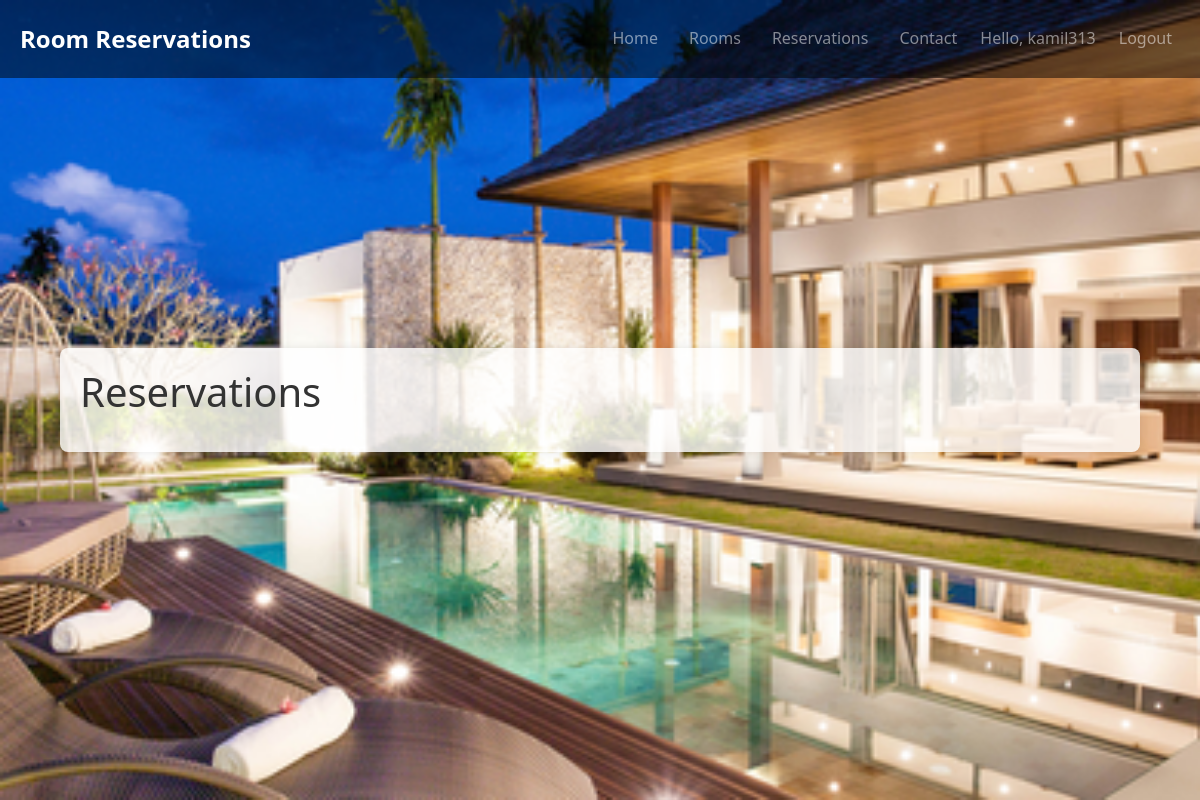
The app's page /reservations/ (signed in), older data.
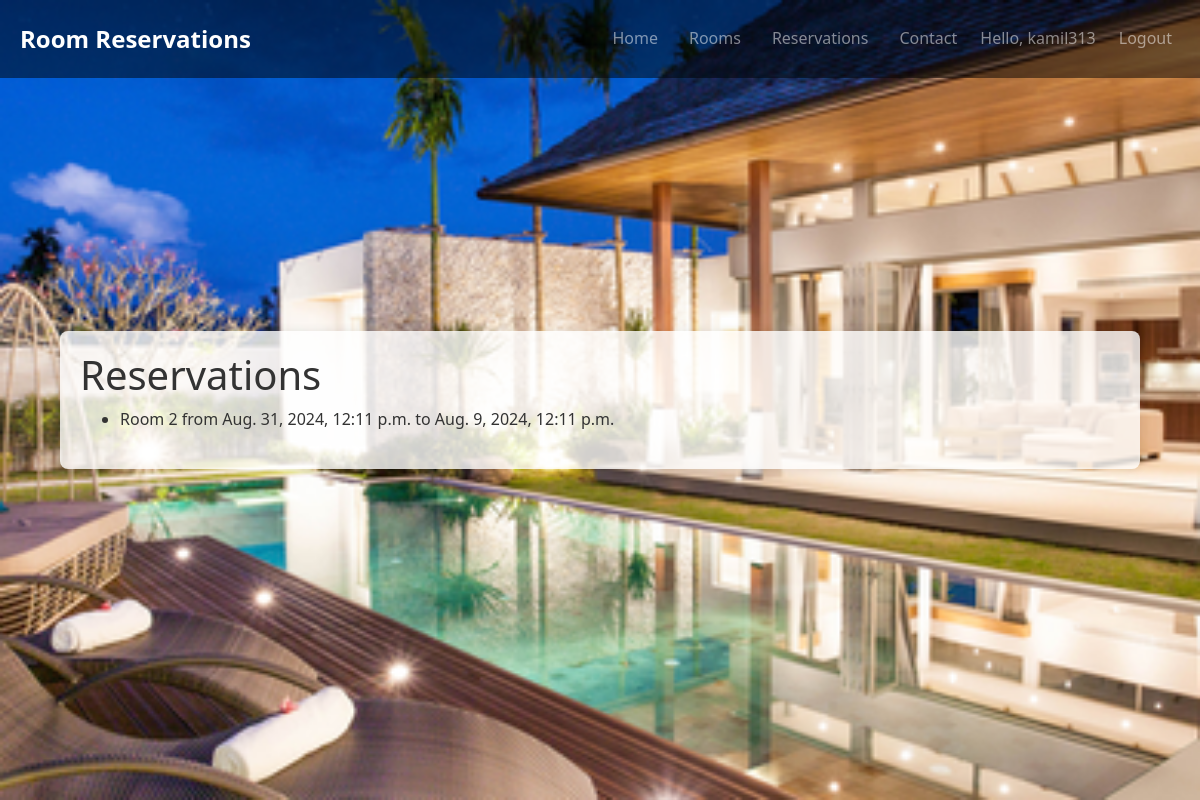
The same page, newer data.
### reservations/models.py (models this page shows, shortened)
class Reservation(models.Model):
    STATUS_CHOICES = (
        ('active', 'Active'),
        ('expired', 'Expired'),
        ('cancelled', 'Cancelled'),
    )
    room = models.ForeignKey(Room, on_delete=models.CASCADE)
    user = models.ForeignKey(User, on_delete=models.CASCADE)
    check_in = models.DateTimeField()
    check_out = models.DateTimeField()
    created_at = models.DateTimeField(auto_now_add=True)
    status = models.CharField(max_length=10, choices=STATUS_CHOICES, default='active')  # Nowe pole statusu

class Room(models.Model):
    room_number = models.CharField(max_length=10, unique=True)
    capacity = models.IntegerField()
    is_available = models.BooleanField(default=True)
    description = models.TextField(blank=True)
    price_per_night = models.DecimalField(max_digits=8, decimal_places=2)
    image = models.ImageField(upload_to='rooms/', blank=True)
    bed_type = models.CharField(max_length=50, blank=True, choices=[('Single', 'Single'), ('Double', 'Double'), ('Queen', 'Queen'), ('King', 'King')])
    size = models.IntegerField(help_text="Size of the room in square meters", blank=True, null=True, default=0)
    view = models.CharField(max_length=100, blank=True, choices=[('Sea', 'Sea'), ('Mountain', 'Mountain'), ('City', 'City')])
    amenities = models.TextField(help_text="List of amenities separated by commas", blank=True)
    def __str__(self):
        return f"Room {self.room_number}"

### reservations/views.py (the view)
# urls.py: path('reservations/', views.reservation_list, name='reservation_list'),
@login_required
def reservation_list(request):
    current_time = timezone.now()
    expired_reservations = Reservation.objects.filter(check_out__lt=current_time, status='active')
    expired_reservations.update(status='expired')
    reservations = Reservation.objects.filter(user=request.user)
    return render(request, 'reservation_list.html', {'reservations': reservations})

### reservations/templates/reservation_list.html
{% extends 'base.html' %}
{% block content %}
<h1>Reservations</h1>
<ul>
    {% for reservation in reservations %}
    <li>{{ reservation.room }} from {{ reservation.check_in }} to {{ reservation.check_out }}</li>
    {% endfor %}
</ul>
{% endblock %}

### reservations/templates/base.html (shortened to what this page needs)
<!DOCTYPE html>
<html>
<head>
    <link rel="stylesheet" href="https://maxcdn.bootstrapcdn.com/bootstrap/4.5.2/css/bootstrap.min.css">
    {% load static %}
    <link rel="stylesheet" href="{% static 'reservations/styles.css' %}">
</head>
<body>
    <header>
        <nav class="navbar navbar-expand-lg navbar-dark">
            <a class="navbar-brand" href="{% url 'home' %}">Room Reservations</a>
            <div class="collapse navbar-collapse">
                <ul class="navbar-nav ml-auto">
                    <li class="nav-item">
                        <a class="nav-link" href="{% url 'home' %}">Home</a>
                    </li>
                    <li class="nav-item">
                        <a class="nav-link" href="{% url 'room_list' %}">Rooms</a>
                    </li>
                    <li class="nav-item">
                        <a class="nav-link" href="{% url 'reservation_list' %}">Reservations</a>
                    </li>
                    <li class="nav-item">
                        <a class="nav-link" href="{% url 'contact' %}">Contact</a>
                    </li>
                    {% if user.is_authenticated %}
                        <li class="nav-item">
                            <span class="navbar-text">Hello, {{ user.username }}</span>
                        </li>
                        <li class="nav-item">
                            <a class="nav-link" href="{% url 'logout' %}">Logout</a>
                        </li>
                    {% endif %}
                </ul>
            </div>
        </nav>
    </header>
    <div class="background-image">
        <div class="content">
            {% block content %}
            {% endblock %}
        </div>
    </div>
</body>
</html>

### reservations/static/reservations/styles.css (style rules this page uses)
body, html { height: 100%; margin: 0; padding: 0; }
body { font-family: 'Segoe UI', Tahoma, Geneva, Verdana, sans-serif; color: #333; line-height: 1.6; }
header { position: fixed; width: 100%; z-index: 1; }
header .navbar { background: rgba(0, 0, 0, 0.5); padding: 15px 20px; }
header .navbar-brand { font-size: 1.5rem; font-weight: bold; color: #fff; }
header .navbar-nav { display: flex; gap: 15px; }
header .nav-item { position: relative; }
header .nav-link { color: #fff; text-decoration: none; font-size: 1rem; transition: color 0.3s ease; }
.background-image { background: url("/static/reservations/images/hotel.jpg") no-repeat center center; background-size: cover; min-height: 100vh; display: flex; justify-content: center; align-items: center; flex-direction: column; }
.background-image .content { background-color: rgba(255, 255, 255, 0.8); padding: 20px; border-radius: 8px; box-shadow: 0 0 10px rgba(0, 0, 0, 0.1); width: 90%; max-width: 1200px; margin: 20px auto; }
a { text-decoration: none; color: #007bff; transition: color 0.3s ease; }

Row changes from the older to the newer data that the page shows:
added Reservation: room "Room 2", check_in "Aug. 31, 2024, 12:11 p.m.", check_out "Aug. 9, 2024, 12:11 p.m."
